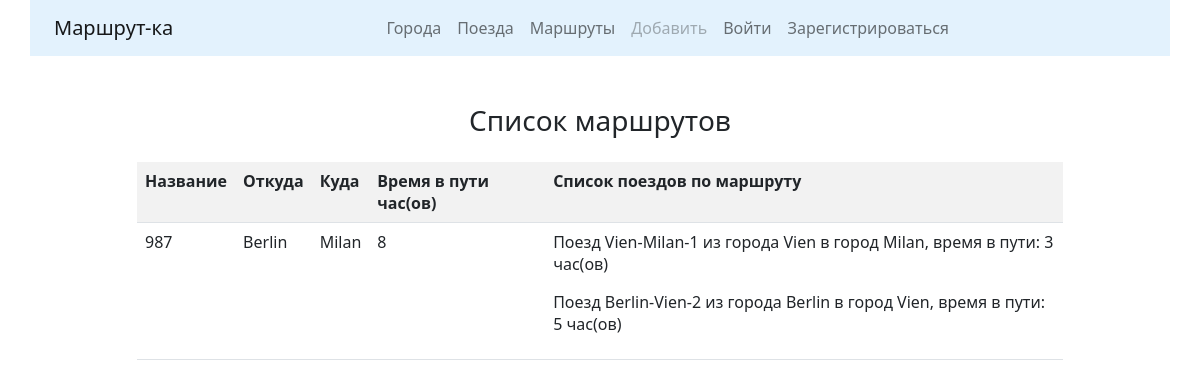
Page /detail_route/4/ on the committed database.
### routes/models.py (models this page shows, shortened)
class Route(models.Model):
    name = models.CharField(max_length=50, unique=True, verbose_name="Название маршрута")
    travel_time_common = models.PositiveSmallIntegerField(verbose_name="Общее время в пути")
    departure_city = models.ForeignKey(
        City, on_delete=models.CASCADE,
        related_name="route_departure_city_set",
        verbose_name="Город отправления"
    )
    destination_city = models.ForeignKey(
        "cities.City", on_delete=models.CASCADE,
        related_name="route_destination_city_set",
        verbose_name="Город назначения"
    )
    trains = models.ManyToManyField(Train, verbose_name="Список поездов")
    class Meta:
        verbose_name = "Маршрут"
        verbose_name_plural = "Маршруты"
        ordering = ["travel_time_common"]

### cities/models.py (models this page shows, shortened)
class City(models.Model):
    name = models.CharField(max_length=128, unique=True, verbose_name="Город",)
    def __str__(self):
        return self.name
    class Meta:
        verbose_name = "Город"
        verbose_name_plural = "Города"
        ordering = ["name"]  # Сортировка объектов таблицы по имени

### trains/models.py (models this page shows, shortened)
class Train(models.Model):
    name = models.CharField(max_length=50, unique=True, verbose_name="Номер поезда")
    travel_time = models.PositiveSmallIntegerField(verbose_name="Время в пути")
    departure_city = models.ForeignKey(City, on_delete=models.CASCADE,  # CASCADE - Приудалении данных в одной таблице удаляются и связанные данные в др. таблицах
                                       related_name="departure_city_set",  # Указание имени для набора (множества) экземпляров класса Train
                                       verbose_name="Город отправления"
                                       )
    destination_city = models.ForeignKey("cities.City", on_delete=models.CASCADE,  # К модели City можно обратиться не только импортировав такую модель,
                                         related_name="destination_city_set",  # from .. import City, но и указав напрямую название приложения и имя модели
                                         verbose_name="Город назначения"
                                         )
    def __str__(self):
        return f'Поезд {self.name} из города {self.departure_city} в город {self.destination_city}'
    class Meta:
        verbose_name = "Поезд"
        verbose_name_plural = "Поезда"
        ordering = ["travel_time"]

### routes/views.py (the view)
# urls.py: path('detail_route/<int:pk>/', RouteDetailView.as_view(), name='detail_route'),
class RouteDetailView(DetailView):
    queryset = Route.objects.all()
    template_name = "routes/detail_route.html"

### routes/templates/routes/detail_route.html (shortened to what this page needs)
{% extends 'main/base.html' %}
{% block content %}
    <h3 align="center">Список маршрутов</h3>
    <div class="row">
        <div class="col-md-10 mx-auto my-3">
            <table class="table table-striped">
                <tr>
                    <th>Название</th>
                    <th>Откуда</th>
                    <th>Куда</th>
                    <th>Время в пути час(ов)</th>
                    <th>Список поездов по маршруту</th>
                </tr>
                    <tr>
                        <td>{{object.name}}</td>
                        <td>{{object.departure_city}}</td>
                        <td>{{object.destination_city}}</td>
                        <td>{{object.travel_time_common}}</td>
                        <td>
                            {% for train in object.trains.all %}
                                <p>{{train}}, время в пути: {{ train.travel_time }} час(ов)</p>
                            {% endfor %}
                        </td>
                    </tr>
            </table>
        </div>
    </div>
{% endblock %}

### rows in the picture
Route: name "987", departure_city "Berlin", destination_city "Milan", travel_time_common "8"
Train: name+departure_city+destination_city "Поезд Vien-Milan-1 из города Vien в город Milan", travel_time "3"
Train: name+departure_city+destination_city "Поезд Berlin-Vien-2 из города Berlin в город Vien", travel_time "5"
